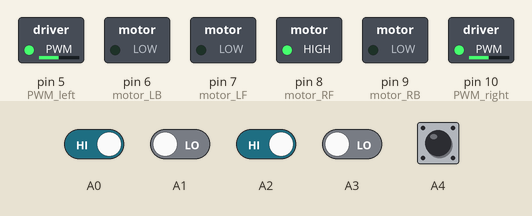
A sketch run on a simulated Arduino Uno, built with avr-gcc and run on an emulated ATmega328P. On the bench: switched loads named in the sketch (green lamp = pin HIGH). The test bench sets the inputs (shaded band); at power-on: A0, A2, A4 HIGH, A1, A3 LOW.

Above: at 1.2 s.
1.3 s: A1 driven HIGH
At 1.9 s:
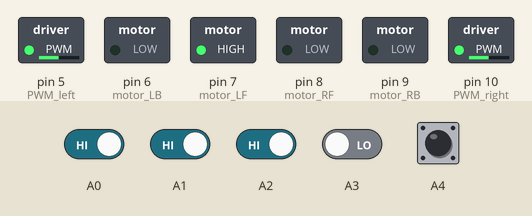
2.8 s: A0 driven LOW
At 3.1 s:
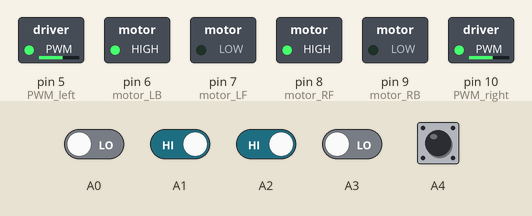
4.3 s: A2 driven LOW
At 5.4 s:
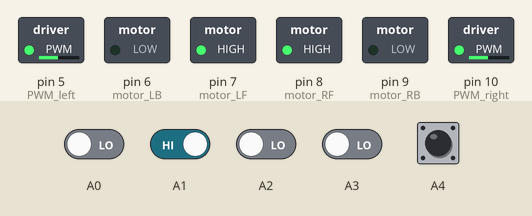
5.8 s: A3 driven HIGH
At 6.5 s:
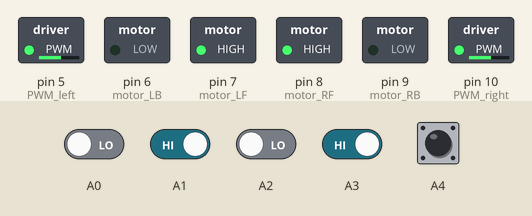
7.3 s: A3 driven LOW
At 7.7 s:
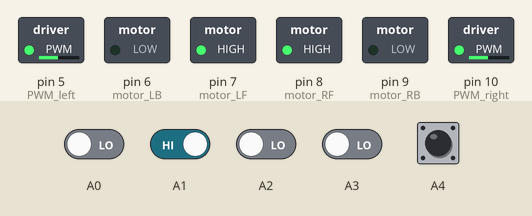
8.8 s: A2 driven HIGH
At 10.0 s:
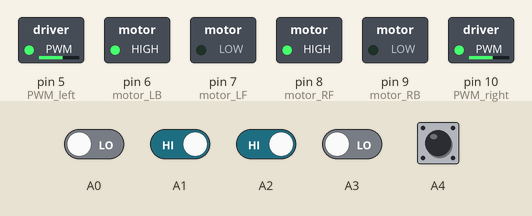
Timing chart, 0 to 11.3 s (numbered marks = the images above; inputs shaded):
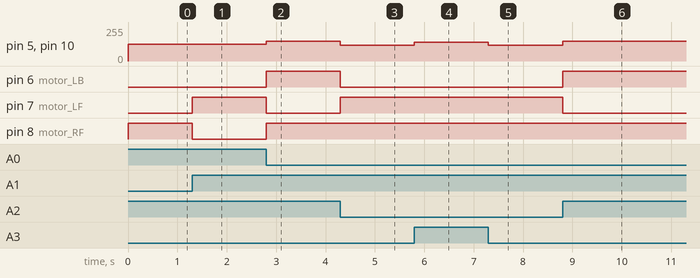

Measured:
- after the input at 1.3 s, pin 7 (motor_LF): LOW → HIGH at once; pin 8 (motor_RF): HIGH → LOW at once
- after the input at 2.8 s, pin 5 (PWM_left), pin 10 (PWM_right): 125/255 → 150/255 at once; pin 6 (motor_LB), pin 8 (motor_RF): LOW → HIGH at once; pin 7 (motor_LF): HIGH → LOW at once
- after the input at 4.3 s, pin 5 (PWM_left), pin 10 (PWM_right): 150/255 → 120/255 at once; pin 6 (motor_LB): HIGH → LOW at once; pin 7 (motor_LF): LOW → HIGH at once
- after the input at 5.8 s, pin 5 (PWM_left), pin 10 (PWM_right): 120/255 → 140/255 at once
- after the input at 7.3 s, pin 5 (PWM_left), pin 10 (PWM_right): 140/255 → 120/255 at once
- after the input at 8.8 s, pin 5 (PWM_left), pin 10 (PWM_right): 120/255 → 150/255 at once; pin 6 (motor_LB): LOW → HIGH at once; pin 7 (motor_LF): HIGH → LOW at once

The sketch:

LineFollower_5sensor.ino
```cpp
// Initialize right motors
const int PWM_right = 10;
const int motor_RB = 9;
const int motor_RF = 8;

// Initialize left motors
const int PWM_left = 5;
const int motor_LB = 6;
const int motor_LF = 7;

// Initialize variables
const int normforward_speed = 140;  // normal forward
const int slowforward_speed = 120;    // slow forward
const int backward_speed = 120;  // backward
const int pivotturn_speed = 125;  // pivot turn
const int turn_speed = 150;  // normal turn

void setup() {
  Serial.begin(9600);

  // Set motor pins as OUTPUT
  pinMode(motor_RF, OUTPUT);
  pinMode(motor_RB, OUTPUT);
  pinMode(motor_LF, OUTPUT);
  pinMode(motor_LB, OUTPUT);
}

void loop() {
  // Read values from IR sensors
  int IR_LL = digitalRead(A0);
  int IR_L = digitalRead(A1);
  int IR_C = digitalRead(A2);
  int IR_R = digitalRead(A3);
  int IR_RR = digitalRead(A4);

  // Line following logic
  // 1 = White; 0 = Black

  // Center Sensor
  if (IR_C == 0) {
    if (IR_L == 1 && IR_R == 1) {
      forward();
    } else {
      slowforward();
    }
  }
  // Left Sensor
  else if (IR_LL == 0 || IR_L == 0) {
    if (IR_LL == 0 && IR_L == 1) {
      fastleft();
    } else if (IR_LL == 1 && IR_L == 0) {
      pivotleft();
    } else {
      pivotleft();
    }
  }
  // Right Sensor
  else if (IR_RR == 0 || IR_R == 0) {
    if (IR_RR == 0 && IR_R == 1) {
      fastright();
    } else if (IR_RR == 1 && IR_R == 0) {
      pivotright();
    } else {
      pivotright();
    }
  }
  // All white
  if (IR_LL == 1 && IR_L == 1 && IR_C == 1 && IR_R == 1 && IR_RR == 1) {
    backward();
  }

  // // Serial output for debugging
  // Serial.print("IR_LL: ");
  // Serial.print(IR_LL);
  // Serial.print(" IR_L: ");
  // Serial.print(IR_L);
  // Serial.print(" IR_C: ");
  // Serial.print(IR_C);
  // Serial.print(" IR_R: ");
  // Serial.print(IR_R);
  // Serial.print(" IR_RR: ");
  // Serial.println(IR_RR);
}

void stop() {
  // Stop all motors
  digitalWrite(motor_RF, LOW);
  digitalWrite(motor_RB, LOW);
  digitalWrite(motor_LF, LOW);
  digitalWrite(motor_LB, LOW);

  // Set PWM values to 0
  analogWrite(PWM_right, 0);
  analogWrite(PWM_left, 0);
}

void forward() {
  // Move forward
  digitalWrite(motor_RF, HIGH);
  digitalWrite(motor_RB, LOW);
  digitalWrite(motor_LF, HIGH);
  digitalWrite(motor_LB, LOW);

  // Set PWM values for forward motion
  analogWrite(PWM_right, normforward_speed);
  analogWrite(PWM_left, normforward_speed);
}

void slowforward() {
  // Move forward
  digitalWrite(motor_RF, HIGH);
  digitalWrite(motor_RB, LOW);
  digitalWrite(motor_LF, HIGH);
  digitalWrite(motor_LB, LOW);

  // Set PWM values
  analogWrite(PWM_right, slowforward_speed);
  analogWrite(PWM_left, slowforward_speed);
}

void backward() {
  // Move forward
  digitalWrite(motor_RF, HIGH);
  digitalWrite(motor_RB, LOW);
  digitalWrite(motor_LF, HIGH);
  digitalWrite(motor_LB, LOW);

  // Set PWM values
  analogWrite(PWM_right, backward_speed);
  analogWrite(PWM_left, backward_speed);
}

void pivotleft() {
  // Turn pivot left
  digitalWrite(motor_RF, HIGH);
  digitalWrite(motor_RB, LOW);
  digitalWrite(motor_LF, LOW);
  digitalWrite(motor_LB, LOW);

  // Set PWM values
  analogWrite(PWM_right, pivotturn_speed);
  analogWrite(PWM_left, pivotturn_speed);
}

void fastleft() {
  // Turn left
  digitalWrite(motor_RF, HIGH);
  digitalWrite(motor_RB, LOW);
  digitalWrite(motor_LF, LOW);
  digitalWrite(motor_LB, HIGH);

  // Set PWM values
  analogWrite(PWM_right, turn_speed);
  analogWrite(PWM_left, turn_speed);
}

void pivotright() {
  // Turn pivot right
  digitalWrite(motor_RF, LOW);
  digitalWrite(motor_RB, LOW);
  digitalWrite(motor_LF, HIGH);
  digitalWrite(motor_LB, LOW);

  // Set PWM values
  analogWrite(PWM_right, pivotturn_speed);
  analogWrite(PWM_left, pivotturn_speed);
}

void fastright() {
  // Turn right
  digitalWrite(motor_RF, LOW);
  digitalWrite(motor_RB, HIGH);
  digitalWrite(motor_LF, HIGH);
  digitalWrite(motor_LB, LOW);

  // Set PWM values
  analogWrite(PWM_right, turn_speed);
  analogWrite(PWM_left, turn_speed);
}
```
